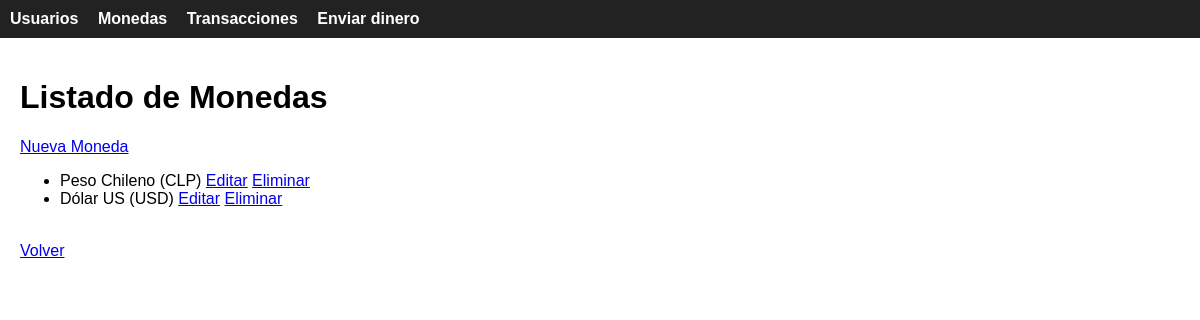
Screenshot of /moneda/ with the database file from the repository.
### gestion/models.py (models this page shows, shortened)
class Moneda(models.Model):
    currency_id = models.AutoField(primary_key=True)
    nombre_moneda = models.CharField(max_length=50)
    simbolo = models.CharField(max_length=10)
    created_at = models.DateTimeField(auto_now_add=True)

### gestion/views.py (the view)
# urls.py: path('moneda/', MonedaListView.as_view(), name='moneda_list'),
class MonedaListView(ListView):
    model = Moneda
    template_name = 'gestion/moneda_list.html'
    context_object_name = 'monedas'

### gestion/templates/gestion/moneda_list.html (shortened to what this page needs)
{% extends 'base.html' %}
{% block content %}
<h1>Listado de Monedas</h1>
<a href="{% url 'moneda_create' %}">Nueva Moneda</a>
<ul>
    {% for m in monedas %}
        <li>
            {{ m.nombre_moneda }} ({{ m.simbolo }})
            <a href="{% url 'moneda_update' m.pk %}">Editar</a>
            <a href="{% url 'moneda_delete' m.pk %}">Eliminar</a>
        </li>
    {% empty %}
        <li>No hay monedas registradas</li>
    {% endfor %}
</ul>
<br>
<a href="{% url 'usuario_list' %}">Volver</a>
{% endblock %}

### gestion/templates/base.html (style rules this page uses)
body { font-family: Arial; margin: 0; }

### rows the page displays
Moneda: nombre_moneda "Peso Chileno", simbolo "CLP"
Moneda: nombre_moneda "Dólar US", simbolo "USD"
